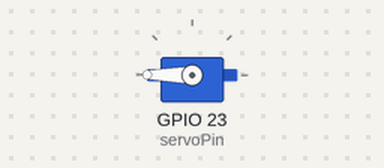
Simulated run of this sketch. Board: ESP32. Parts: servo.

Above: at 0.05 s.
At 1.1 s:
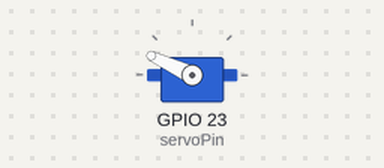
At 2.2 s:
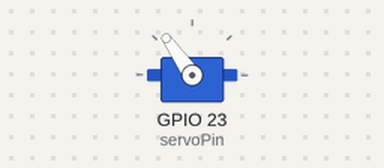
At 4.4 s:
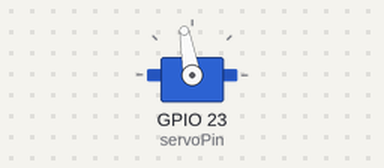
Timing chart, 0 to 5.7 s (numbered marks = the images above):
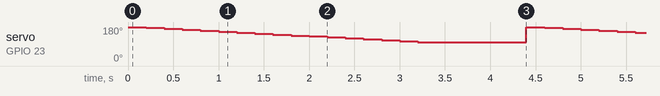

The sketch:

ESP1_Wrist_Servo.ino
```cpp
#include <ESP32Servo.h>

Servo myservo;

int pos = 0;
int servoPin = 23;

void setup()
{
  Serial.begin(115200);
	ESP32PWM::allocateTimer(0);
	ESP32PWM::allocateTimer(1);
	ESP32PWM::allocateTimer(2);
	ESP32PWM::allocateTimer(3);
	myservo.setPeriodHertz(50);
	myservo.attach(servoPin, 500, 2500);
}

void loop()
{
  for (pos = 180; pos >= 100; pos -= 5)
  {
    myservo.write(pos);
    delay(200);
  }
  delay(1000);
}
```

Measured:
- by itself, servo on GPIO 23 (servoPin): repeats every 4.4 s: 170° 0.20 s, 165° 0.20 s, 160° 0.20 s, 155° 0.20 s, 150° 0.20 s, 145° 0.20 s, 140° 0.20 s, 135° 0.20 s, 130° 0.20 s, 125° 0.20 s, 120° 0.20 s, 115° 0.20 s, 110° 0.20 s, 105° 0.20 s, 100° 1.2 s, 180° 0.20 s, 175° 0.20 s
